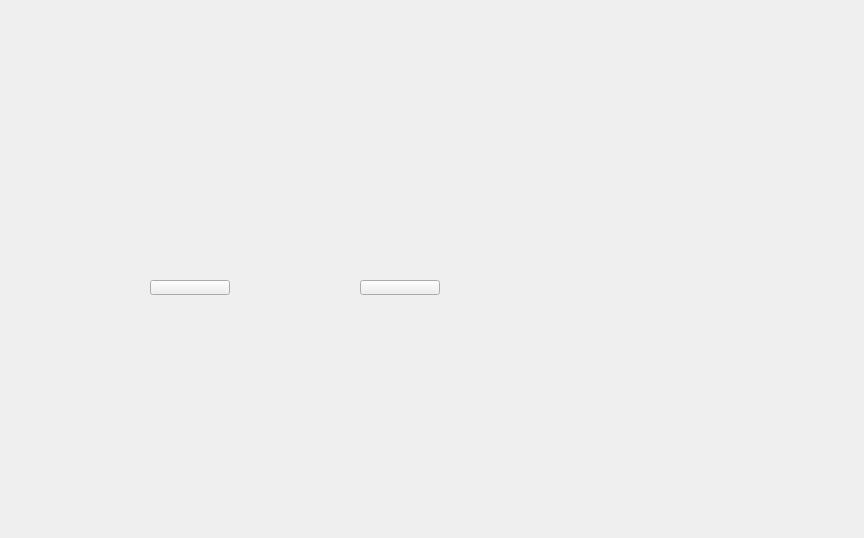
<?xml version="1.0" encoding="UTF-8"?>
<ui version="4.0">
 <class>Form</class>
 <widget class="QWidget" name="Form">
  <property name="geometry">
   <rect>
    <x>0</x>
    <y>0</y>
    <width>864</width>
    <height>538</height>
   </rect>
  </property>
  <property name="windowTitle">
   <string>Form</string>
  </property>
  <property name="styleSheet">
   <string notr="true"/>
  </property>
  <widget class="QLabel" name="label">
   <property name="geometry">
    <rect>
     <x>160</x>
     <y>100</y>
     <width>371</width>
     <height>81</height>
    </rect>
   </property>
   <property name="styleSheet">
    <string notr="true">border-image: url(:/images/Title.png);</string>
   </property>
   <property name="text">
    <string/>
   </property>
  </widget>
  <widget class="QPushButton" name="pushButton1">
   <property name="geometry">
    <rect>
     <x>150</x>
     <y>280</y>
     <width>80</width>
     <height>15</height>
    </rect>
   </property>
   <property name="styleSheet">
    <string notr="true">border-image: url(:/images/GameBeginPushButton.png);</string>
   </property>
   <property name="text">
    <string/>
   </property>
  </widget>
  <widget class="QPushButton" name="pushButton2">
   <property name="geometry">
    <rect>
     <x>360</x>
     <y>280</y>
     <width>80</width>
     <height>15</height>
    </rect>
   </property>
   <property name="styleSheet">
    <string notr="true">border-image: url(:/images/PlayRulesPushButton.png);</string>
   </property>
   <property name="text">
    <string/>
   </property>
  </widget>
 </widget>
 <resources/>
 <connections/>
</ui>
